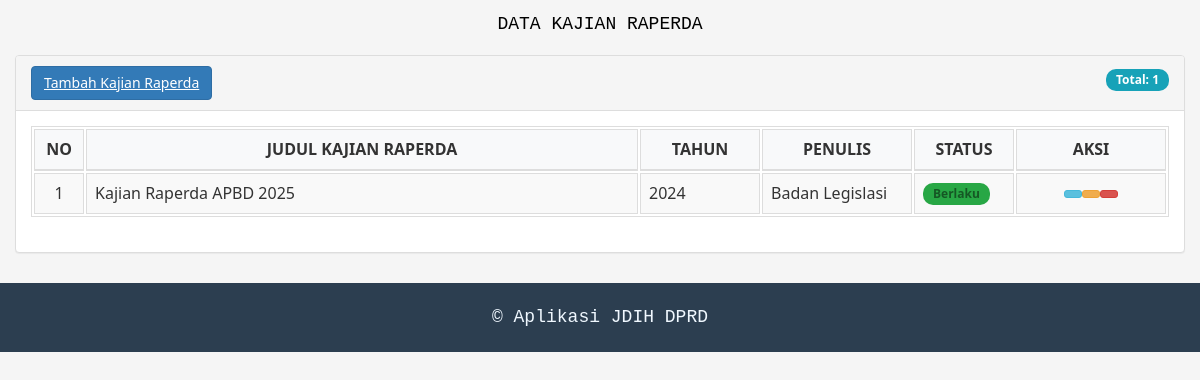
Page /panel_control/kajian-raperda.php (signed in) on the committed database.
### tables this page shows
CREATE TABLE `monografi` (
  `id_monografi` int(11) NOT NULL,
  `judul` varchar(255) NOT NULL,
  `jenis_monografi` varchar(100) NOT NULL,
  `tanggal_pembuatan` date NOT NULL,
  `tahun_terbit` year(4) DEFAULT NULL,
  `penulis` varchar(200) DEFAULT NULL,
  `penerbit` varchar(200) DEFAULT NULL,
  `isbn` varchar(50) DEFAULT NULL,
  `bidang_hukum` varchar(100) DEFAULT NULL,
  `jumlah_halaman` int(11) DEFAULT NULL,
  `deskripsi` text DEFAULT NULL,
  `status` enum('Berlaku','Tidak Berlaku','Draft') DEFAULT 'Berlaku',
  `bahasa` varchar(50) DEFAULT 'Indonesia',
  `file_pdf` varchar(255) DEFAULT NULL,
  `thumbnail` varchar(255) DEFAULT NULL,
  `created_at` timestamp NULL DEFAULT current_timestamp(),
  `updated_at` timestamp NULL DEFAULT NULL ON UPDATE current_timestamp(),
  `id_user` varchar(50) DEFAULT NULL
);

### panel_control/kajian-raperda.php (the view, shortened to what this page needs)
<?php
include "a_db.php";
$aksi = isset($_GET['aksi']) ? $_GET['aksi'] : '';
if ($aksi == ''){
?>
<!DOCTYPE html>
<html>
<head>
    <link rel="stylesheet" href="style-admin.css">
</head>
<body>
    <div class="container-fluid">
        <h4 style='padding-top:15px; text-align:center;'>
            <font face="Courier New" color="#000000" size="4">
                DATA KAJIAN RAPERDA
            </font>
        </h4>
        <div class="col-md-12">
            <div class="panel panel-default">
                <div class="panel-heading clearfix">
                    <?php if ($_SESSION['level'] == 'user_admin' || $_SESSION['level'] == 'user_input'): ?>
                        <a href='http://localhost/jdihcilacap_pasang/panel_control/index.php?page=monografi&aksi=tambah' class='btn btn-primary'>
                            <i class='fa fa-plus'></i> Tambah Kajian Raperda
                        </a>
                    <?php endif; ?>
                    <div class="pull-right">
                        <span class="badge badge-info">Total:
                            <?php
                            $count_query = "SELECT COUNT(*) as total FROM monografi WHERE jenis_monografi = 'Kajian Raperda'";
                            $count_result = mysqli_query($koneksi, $count_query);
                            $count_data = mysqli_fetch_assoc($count_result);
                            echo $count_data['total'];
                            ?>
                        </span>
                    </div>
                </div>
                <div class="panel-body">
                    <div class="table-responsive">
                        <table class="table table-bordered table-striped">
                            <thead>
                                <tr>
                                    <th width="50">NO</th>
                                    <th>JUDUL KAJIAN RAPERDA</th>
                                    <th width="120">TAHUN</th>
                                    <th width="150">PENULIS</th>
                                    <th width="100">STATUS</th>
                                    <th width="150" class="text-center">AKSI</th>
                                </tr>
                            </thead>
                            <tbody>
                            <?php
                            if ($_SESSION['level'] == 'user_admin'){
                                $query = "SELECT * FROM monografi WHERE jenis_monografi = 'Kajian Raperda' ORDER BY id_monografi DESC";
                            } else {
                                $user_id = mysqli_real_escape_string($koneksi, $_SESSION['login']);
                                $query = "SELECT * FROM monografi WHERE id_user = '$user_id' AND jenis_monografi = 'Kajian Raperda' ORDER BY id_monografi DESC";
                            }
                            $result = mysqli_query($koneksi, $query);
                            if(mysqli_num_rows($result) > 0) {
                                $no = 1;
                                while ($data = mysqli_fetch_assoc($result)){
                                    $status_badge = "";
                                    if ($data['status'] == 'Berlaku') {
                                        $status_badge = "<span class='badge badge-success'>{$data['status']}</span>";
                                    } elseif ($data['status'] == 'Tidak Berlaku') {
                                        $status_badge = "<span class='badge badge-danger'>{$data['status']}</span>";
                                    } else {
                                        $status_badge = "<span class='badge badge-warning'>{$data['status']}</span>";
                                    }
                                    echo "<tr>
                                            <td class='text-center'>$no</td>
                                            <td>{$data['judul']}</td>
                                            <td>{$data['tahun_terbit']}</td>
                                            <td>{$data['penulis']}</td>
                                            <td>$status_badge</td>
                                            <td class='text-center'>";
                                    echo "<a class='btn btn-info btn-xs' href='?page=kajian-raperda&aksi=detail&id={$data['id_monografi']}' title='Detail'>
                                            <i class='fa fa-eye'></i>
                                          </a>";
                                    if ($_SESSION['level'] == 'user_admin' || $_SESSION['level'] == 'user_input'){
                                        echo "<a class='btn btn-warning btn-xs' href='http://localhost/jdihcilacap_pasang/panel_control/index.php?page=monografi&aksi=edit&id={$data['id_monografi']}' title='Edit'>
                                                <i class='fa fa-edit'></i>
                                              </a>";
                                    }
                                    if ($_SESSION['level'] == 'user_admin'){
                                        echo "<a class='btn btn-danger btn-xs' href='?page=kajian-raperda&aksi=hapus&id={$data['id_monografi']}'
                                              title='Hapus' onclick='return confirm(\"Yakin hapus data ini?\");'>
                                                <i class='fa fa-trash'></i>
                                              </a>";
                                    }
                                    if (!empty($data['file_pdf'])): ?>
                                    <?php endif;
                                    echo "</td></tr>";
                                    $no++;
                                }
                            } else {
                                echo "<tr><td colspan='6' class='text-center'>Belum ada data Kajian Raperda</td></tr>";
                            }
                            ?>
                            </tbody>
                        </table>
                    </div>
                </div>
            </div>
        </div>
    </div>
</body>
</html>
<?php
} elseif ($aksi == 'edit' && isset($_GET['id'])) {
    $id = $_GET['id'];
    header("Location: http://localhost/jdihcilacap_pasang/panel_control/index.php?page=monografi&aksi=edit&id=$id");
    exit();
} elseif ($aksi == 'tambah') {
    header("Location: http://localhost/jdihcilacap_pasang/panel_control/index.php?page=monografi&aksi=tambah");
    exit();
}
?>
<footer id="footer">
    <div class="text-center clearfix">
        <p>
            <small>
                <font face="Courier New" color="#F0F8FF" size="4">
                    &copy; Aplikasi JDIH DPRD
                </font>
            </small>
        </p>
    </div>
</footer>

### panel_control/style-admin.css (style rules this page uses)
* { margin: 0; padding: 0; box-sizing: border-box; }
body { font-family: 'Segoe UI', Tahoma, Geneva, Verdana, sans-serif; background-color: #f5f5f5; color: #333; line-height: 1.6; }
.container-fluid { padding-right: 15px; padding-left: 15px; margin-right: auto; margin-left: auto; }
h4 { margin-top: 0; margin-bottom: 20px; font-weight: 500; line-height: 1.1; }
.panel { margin-bottom: 20px; background-color: #fff; border: 1px solid transparent; border-radius: 4px; box-shadow: 0 1px 1px rgba(0,0,0,.05); }
.panel-default { border-color: #ddd; }
.panel-heading { padding: 10px 15px; border-bottom: 1px solid transparent; border-top-left-radius: 3px; border-top-right-radius: 3px; background-color: #f5f5f5; border-color: #ddd; color: #333; }
.panel-body { padding: 15px; }
.table { width: 100%; max-width: 100%; margin-bottom: 20px; background-color: transparent; }
.table th, .table td { padding: 8px; line-height: 1.42857143; vertical-align: top; border-top: 1px solid #ddd; }
.table thead th { vertical-align: bottom; border-bottom: 2px solid #ddd; background-color: #f8f9fa; }
.table-striped tbody tr:nth-of-type(odd) { background-color: #f9f9f9; }
.table-bordered { border: 1px solid #ddd; }
.table-bordered th, .table-bordered td { border: 1px solid #ddd; }
.btn { display: inline-block; padding: 6px 12px; margin-bottom: 0; font-size: 14px; font-weight: 400; line-height: 1.42857143; text-align: center; white-space: nowrap; vertical-align: middle; cursor: pointer; user-select: none; background-image: none; border: 1px solid transparent; border-radius: 4px; }
.btn-primary { color: #fff; background-color: #337ab7; border-color: #2e6da4; }
.btn-info { color: #fff; background-color: #5bc0de; border-color: #46b8da; }
.btn-warning { color: #fff; background-color: #f0ad4e; border-color: #eea236; }
.btn-danger { color: #fff; background-color: #d9534f; border-color: #d43f3a; }
.btn-xs { padding: 1px 5px; font-size: 12px; line-height: 1.5; border-radius: 3px; }
.badge { display: inline-block; min-width: 10px; padding: 3px 7px; font-size: 12px; font-weight: 700; line-height: 1; color: #fff; text-align: center; white-space: nowrap; vertical-align: middle; background-color: #777; border-radius: 10px; }
.badge-success { background-color: #d4edda; color: #155724; }
.text-center { text-align: center; }
.pull-right { float: right !important; }
.clearfix::after { content: ""; display: table; clear: both; }
#footer { margin-top: 30px; padding: 20px 0; background-color: #2c3e50; color: #ecf0f1; }
#footer small { font-size: 85%; }

### panel_control/kajian-raperda.php (style rules this page uses)
.btn-xs { padding: 3px 8px; font-size: 12px; }
.badge { padding: 5px 10px; }
.badge-success { background: #28a745; }
.badge-info { background: #17a2b8; }

### rows in the picture
monografi: judul "Kajian Raperda APBD 2025", tahun_terbit "2024", penulis "Badan Legislasi", status "Berlaku"

### other values in the picture
$count_data['total'] "1"
